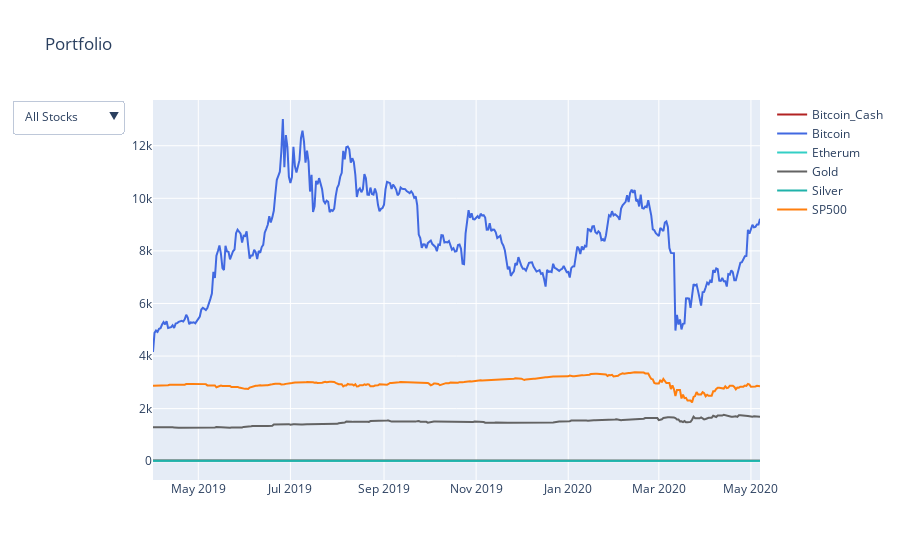

The cell this chart's notebook holds for it:
### Code cell
import plotly.graph_objects as go
# Initialize figure
fig = go.Figure()
# Add Traces
fig.add_trace(
    go.Scatter(x=list(combined_df.index),
               y=list(combined_df.Bitcoin_Cash),
               name="Bitcoin_Cash",
               line=dict(color="firebrick")))
fig.add_trace(
    go.Scatter(x=list(combined_df.index),
               y=list(combined_df.Bitcoin),
               name="Bitcoin",
               line=dict(color="royalblue")))
fig.add_trace(
    go.Scatter(x=list(combined_df.index),
               y=list(combined_df.Etherum),
               name="Etherum",
               line=dict(color="#33CFC5")))
fig.add_trace(
    go.Scatter(x=list(combined_df.index),
               y=list(combined_df.Gold),
               name="Gold",
               line=dict(color="#636363")))
fig.add_trace(
    go.Scatter(x=list(combined_df.index),
               y=list(combined_df.Silver),
               name="Silver",
               line=dict(color="LightSeaGreen")))
fig.add_trace(
    go.Scatter(x=list(combined_df.index),
               y=list(combined_df.SP500),
               name="SP500",
               line=dict(color="#ff7f0e")))


fig.update_layout(
    updatemenus=[
        dict(
            active=0,
            buttons=list([
                dict(label="All Stocks",
                     method="update",
                     args=[{"visible": [True, True, True, True, True, True]}]),
                dict(label="Bitcoin_Cash",
                     method="update",
                     args=[{"visible": [True, False, False, False, False, False]}]),
                dict(label="Bitcoin",
                     method="update",
                     args=[{"visible": [False, True, False, False, False, False]}]),
                dict(label="Etherum",
                     method="update",
                     args=[{"visible": [False, False, True, False, False, False]}]),
                dict(label="Gold",
                     method="update",
                     args=[{"visible": [False, False, False, True, False, False]}]),
                dict(label="Silver",
                     method="update",
                     args=[{"visible": [False, False, False, False, True, False]}]),
                dict(label="SP500",
                     method="update",
                     args=[{"visible": [False, False, False, False, False, True]}])
            ]),
        )
    ])
# Set title
fig.update_layout(title_text="Portfolio")
fig.show()

### Figure 1 — Plotly figure (JSON) as saved in the notebook; plotly's stock layout.template omitted (floating-point values rounded to 4 significant figures; data arrays with more than 128 entries replaced by an {"elided": "..."} marker saying what was removed)
{"data": [{"line": {"color": "firebrick"}, "name": "Bitcoin_Cash", "type": "scatter", "x": {"elided": "408 str values"}, "y": {"elided": "408 float values"}}, {"line": {"color": "royalblue"}, "name": "Bitcoin", "type": "scatter", "x": {"elided": "408 str values"}, "y": {"elided": "408 float values"}}, {"line": {"color": "#33CFC5"}, "name": "Etherum", "type": "scatter", "x": {"elided": "408 str values"}, "y": {"elided": "408 float values"}}, {"line": {"color": "#636363"}, "name": "Gold", "type": "scatter", "x": {"elided": "408 str values"}, "y": {"elided": "408 float values"}}, {"line": {"color": "LightSeaGreen"}, "name": "Silver", "type": "scatter", "x": {"elided": "408 str values"}, "y": {"elided": "408 float values"}}, {"line": {"color": "#ff7f0e"}, "name": "SP500", "type": "scatter", "x": {"elided": "408 str values"}, "y": {"elided": "408 float values"}}], "layout": {"autosize": true, "title": {"text": "Portfolio"}, "updatemenus": [{"active": 0, "buttons": [{"args": [{"visible": [true, true, true, true, true, true]}], "label": "All Stocks", "method": "update"}, {"args": [{"visible": [true, false, false, false, false, false]}], "label": "Bitcoin_Cash", "method": "update"}, {"args": [{"visible": [false, true, false, false, false, false]}], "label": "Bitcoin", "method": "update"}, {"args": [{"visible": [false, false, true, false, false, false]}], "label": "Etherum", "method": "update"}, {"args": [{"visible": [false, false, false, true, false, false]}], "label": "Gold", "method": "update"}, {"args": [{"visible": [false, false, false, false, true, false]}], "label": "Silver", "method": "update"}, {"args": [{"visible": [false, false, false, false, false, true]}], "label": "SP500", "method": "update"}]}], "xaxis": {"autorange": false, "range": ["2019-04-01", "2020-05-07"], "type": "date"}, "yaxis": {"autorange": false, "range": [-714.2, 13740.0], "type": "linear"}}}
